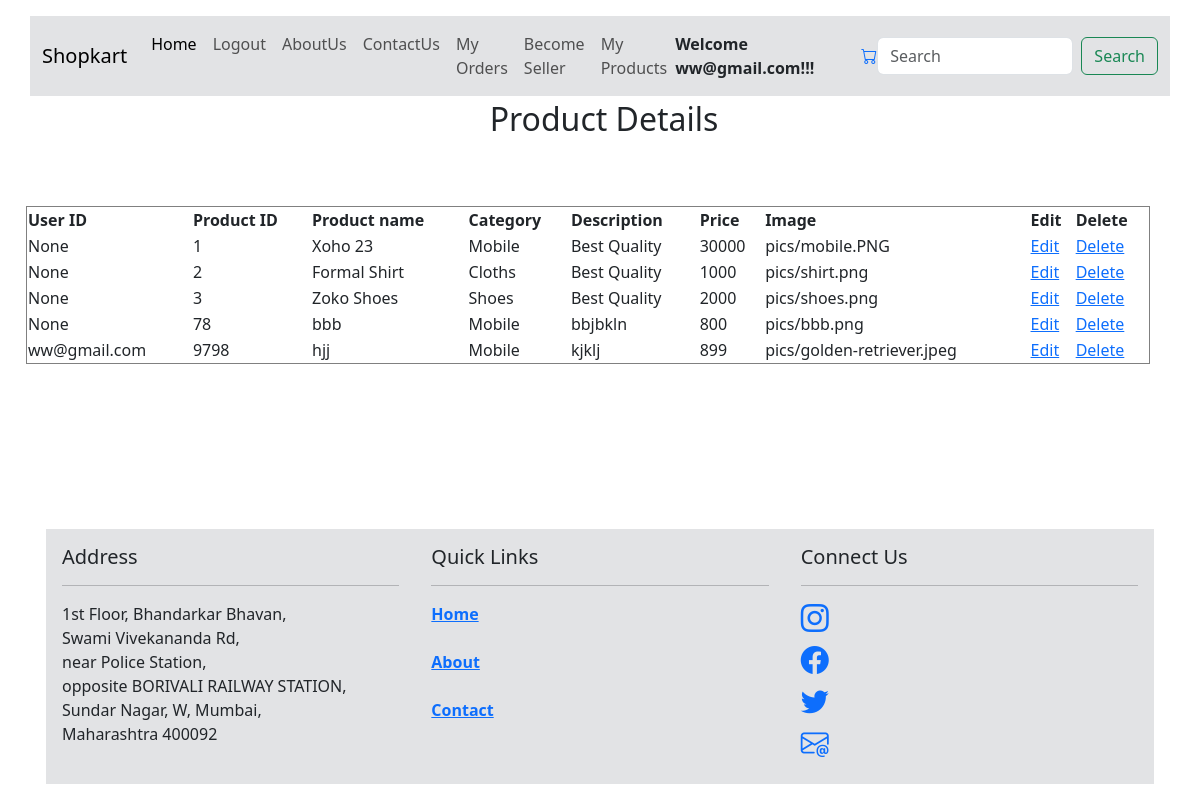
Page /viewregisterproduct/ (signed in) on the committed database.
### productormapp/models.py (models this page shows)
class Product(models.Model):
    userid = models.ForeignKey(User, on_delete=models.CASCADE,null=True, blank=True)
    product_id = models.IntegerField(primary_key=True)
    product_name = models.CharField(max_length=55)
    type = (("Mobile", "Mobile"), ("Cloths", "Cloths"), ("Shoes", "Shoes"))
    category = models.CharField(max_length=100, choices=type, default="")
    desc = models.TextField(max_length=255)
    price = models.IntegerField()
    image = models.ImageField(upload_to="pics")
    objects = models.Manager()
    prod = CustomManager()

### productormapp/views.py (the view)
# urls.py: path('viewregisterproduct/',views.viewregisterproduct,name='viewregisterproduct'),
def viewregisterproduct(request):
    if request.user.is_authenticated:
        user = request.user
        allproducts=Product.objects.filter()
        context={'allproducts':allproducts,'username':user}
        return render(request,"viewregisterproduct.html",context)
    else:
        user = None
        return redirect('/userlogin')

### template/viewregisterproduct.html
{% include 'header.html' %}
<div class="container">
    <div class="row">
<center class="m-1">
    <h2>Product Details</h2>
</center>
<div class="row mt-5 p-2" >
    <table border="1" width="500px" align="center" style="caption-side: top;">
        <thead>
        <tr>
            <th>User ID</th>
            <th>Product ID</th>
            <th>Product name</th>
            <th>Category</th>
            <th>Description</th>
            <th>Price</th>
            <th>Image</th>
            <th>Edit</th>
            <th>Delete</th>
        </tr>
        </thead>
        <tbody>
        {% for i in allproducts %}
        <tr>
                <td>{{i.userid}}</td>
                <td>{{i.product_id}}</td>
                <td>{{i.product_name}}</td>
                <td>{{i.category}}</td>
                <td>{{i.desc}}</td>
                <td>{{i.price}}</td>
                <td>{{i.image}}</td>
                <td><a href="/updateproducts/{{i.product_id}}">Edit</a></td>
                <td>
                <a href="/deleteproducts/{{i.product_id}}">Delete</a>
                </td>
        </tr>
        {% endfor %}
        </tbody>
    </table>
</div>
<br><br><br>
</div>
</div>
{% include 'footer.html' %}

### template/header.html (shortened to what this page needs)
<!doctype html>
<html lang="en">
  <head>
    <link href="https://cdn.jsdelivr.net/npm/bootstrap@5.3.2/dist/css/bootstrap.min.css" rel="stylesheet">
    <link rel="stylesheet" href="https://cdn.jsdelivr.net/npm/bootstrap-icons@1.11.2/font/bootstrap-icons.min.css">
  </head>
  <body>
    <div class="container">
        <div class="row mt-3">
            <nav class="navbar navbar-expand-lg bg-body-tertiary bg-secondary-subtle">
                <div class="container-fluid">
                  <a class="navbar-brand" href="#">Shopkart</a>
                  <div class="collapse navbar-collapse" id="navbarSupportedContent">
                    <ul class="navbar-nav me-auto mb-2 mb-lg-0">
                      <li class="nav-item">
                        <a class="nav-link active" aria-current="page" href="{% url 'index' %}">Home</a>
                      </li>
                      {% if user.is_authenticated %}
                      <li class="nav-item">
                        <a class="nav-link" href="{% url 'userlogout' %}">Logout</a>
                      </li>
                      {% endif %}
                      <li class="nav-item">
                        <a class="nav-link" href="{% url 'about' %}">AboutUs</a>
                      </li>
                      <li class="nav-item">
                        <a class="nav-link" aria-current="page" href="{% url 'contact' %}">ContactUs</a>
                      </li>
                      <li class="nav-item">
                        <a class="nav-link" href="{% url 'showorders' %}">My Orders</a>
                        </li>
                        <li class="nav-item">
                          <a class="nav-link" href="{% url 'insertproducts' %}">Become Seller</a>
                          </li>
                          <li class="nav-item">
                          <a class="nav-link" href="{% url 'viewregisterproduct' %}">My Products</a>
                          </li>
                    </ul>
                    {% if username %}
                    <strong>Welcome {{username}}!!!</strong>&nbsp;&nbsp;
                    {% else %}
                    <strong>Welcome Guest!!!</strong>&nbsp;&nbsp;
                    {% endif %}
                    <a href="/cart"><i class="bi bi-cart"></i></a>
                    <form method="GET"  action="{% url 'searchproduct' %}" class="d-flex" role="search">
                      <input class="form-control me-2" name='q'  value="{{query}}"    type="search" placeholder="Search" aria-label="Search">
                      <button class="btn btn-outline-success" type="submit">Search</button>
                    </form>
                  </div>
                </div>
              </nav>
        </div>
    </div>
  </body>
</html>

### rows in the picture
Product: userid "None", product_id "1", product_name "Xoho 23", category "Mobile", desc "Best Quality", price "30000", image "pics/mobile.PNG"
Product: userid "None", product_id "2", product_name "Formal Shirt", category "Cloths", desc "Best Quality", price "1000", image "pics/shirt.png"
Product: userid "None", product_id "3", product_name "Zoko Shoes", category "Shoes", desc "Best Quality", price "2000", image "pics/shoes.png"
Product: userid "None", product_id "78", product_name "bbb", category "Mobile", desc "bbjbkln", price "800", image "pics/bbb.png"
Product: userid "ww@gmail.com", product_id "9798", product_name "hjj", category "Mobile", desc "kjklj", price "899", image "pics/golden-retriever.jpeg"

### other values in the picture
{{ username }} "ww@gmail.com"
